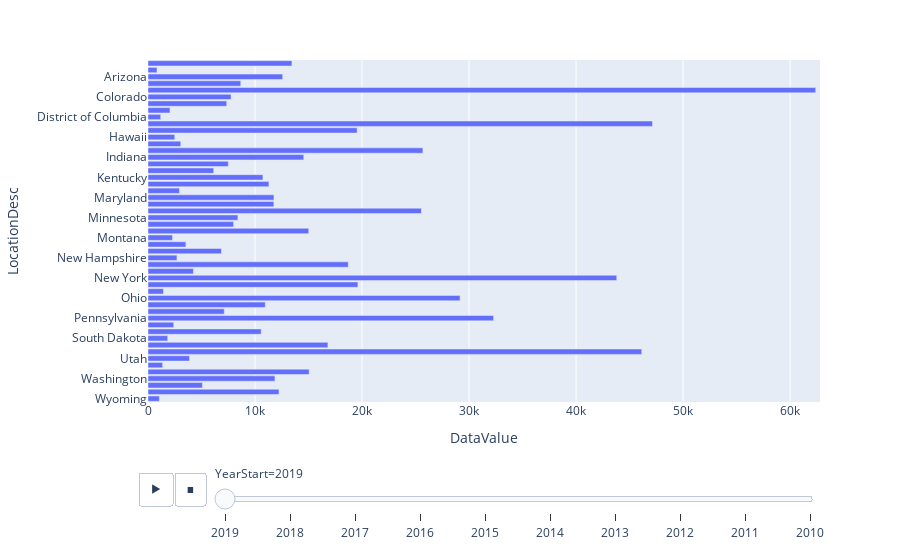

Notebook code cell kept with this figure:
### Code cell
dfi = df[df['Question']=='Mortality from diseases of the heart'].copy() 

px.bar(dfi, x='DataValue', y='LocationDesc', animation_frame='YearStart', animation_group='LocationDesc', orientation='h', range_x=[0, dfi['DataValue'].max()])

### Figure 1 — Plotly figure (JSON) as saved in the notebook; plotly's stock layout.template omitted (floating-point values rounded to 4 significant figures)
{"data": [{"alignmentgroup": "True", "hovertemplate": "YearStart=2019<br>DataValue=%{x}<br>LocationDesc=%{y}<extra></extra>", "ids": ["Wyoming", "Wisconsin", "West Virginia", "Washington", "Virginia", "Vermont", "Utah", "Texas", "Tennessee", "South Dakota", "South Carolina", "Rhode Island", "Pennsylvania", "Oregon", "Oklahoma", "Ohio", "North Dakota", "North Carolina", "New York", "New Mexico", "New Jersey", "New Hampshire", "Nevada", "Nebraska", "Montana", "Missouri", "Mississippi", "Minnesota", "Michigan", "Massachusetts", "Maryland", "Maine", "Louisiana", "Kentucky", "Kansas", "Iowa", "Indiana", "Illinois", "Idaho", "Hawaii", "Georgia", "Florida", "District of Columbia", "Delaware", "Connecticut", "Colorado", "California", "Arkansas", "Arizona", "Alaska", "Alabama"], "legendgroup": "", "marker": {"color": "#636efa", "pattern": {"shape": ""}}, "name": "", "offsetgroup": "", "orientation": "h", "showlegend": false, "textposition": "auto", "type": "bar", "x": [1067, 12241, 5087, 11862, 15062, 1368, 3882, 46139, 16814, 1840, 10579, 2404, 32299, 7128, 10960, 29160, 1448, 19617, 43806, 4245, 18716, 2707, 6864, 3540, 2290, 15018, 7997, 8401, 25547, 11761, 11770, 2940, 11302, 10742, 6140, 7505, 14555, 25690, 3061, 2503, 19543, 47144, 1187, 2053, 7354, 7762, 62394, 8669, 12587, 843, 13448], "xaxis": "x", "y": ["Wyoming", "Wisconsin", "West Virginia", "Washington", "Virginia", "Vermont", "Utah", "Texas", "Tennessee", "South Dakota", "South Carolina", "Rhode Island", "Pennsylvania", "Oregon", "Oklahoma", "Ohio", "North Dakota", "North Carolina", "New York", "New Mexico", "New Jersey", "New Hampshire", "Nevada", "Nebraska", "Montana", "Missouri", "Mississippi", "Minnesota", "Michigan", "Massachusetts", "Maryland", "Maine", "Louisiana", "Kentucky", "Kansas", "Iowa", "Indiana", "Illinois", "Idaho", "Hawaii", "Georgia", "Florida", "District of Columbia", "Delaware", "Connecticut", "Colorado", "California", "Arkansas", "Arizona", "Alaska", "Alabama"], "yaxis": "y"}], "layout": {"barmode": "relative", "legend": {"tracegroupgap": 0}, "margin": {"t": 60}, "sliders": [{"active": 0, "currentvalue": {"prefix": "YearStart="}, "len": 0.9, "pad": {"b": 10, "t": 60}, "steps": [{"args": [["2019"], {"frame": {"duration": 0, "redraw": true}, "fromcurrent": true, "mode": "immediate", "transition": {"duration": 0, "easing": "linear"}}], "label": "2019", "method": "animate"}, {"args": [["2018"], {"frame": {"duration": 0, "redraw": true}, "fromcurrent": true, "mode": "immediate", "transition": {"duration": 0, "easing": "linear"}}], "label": "2018", "method": "animate"}, {"args": [["2017"], {"frame": {"duration": 0, "redraw": true}, "fromcurrent": true, "mode": "immediate", "transition": {"duration": 0, "easing": "linear"}}], "label": "2017", "method": "animate"}, {"args": [["2016"], {"frame": {"duration": 0, "redraw": true}, "fromcurrent": true, "mode": "immediate", "transition": {"duration": 0, "easing": "linear"}}], "label": "2016", "method": "animate"}, {"args": [["2015"], {"frame": {"duration": 0, "redraw": true}, "fromcurrent": true, "mode": "immediate", "transition": {"duration": 0, "easing": "linear"}}], "label": "2015", "method": "animate"}, {"args": [["2014"], {"frame": {"duration": 0, "redraw": true}, "fromcurrent": true, "mode": "immediate", "transition": {"duration": 0, "easing": "linear"}}], "label": "2014", "method": "animate"}, {"args": [["2013"], {"frame": {"duration": 0, "redraw": true}, "fromcurrent": true, "mode": "immediate", "transition": {"duration": 0, "easing": "linear"}}], "label": "2013", "method": "animate"}, {"args": [["2012"], {"frame": {"duration": 0, "redraw": true}, "fromcurrent": true, "mode": "immediate", "transition": {"duration": 0, "easing": "linear"}}], "label": "2012", "method": "animate"}, {"args": [["2011"], {"frame": {"duration": 0, "redraw": true}, "fromcurrent": true, "mode": "immediate", "transition": {"duration": 0, "easing": "linear"}}], "label": "2011", "method": "animate"}, {"args": [["2010"], {"frame": {"duration": 0, "redraw": true}, "fromcurrent": true, "mode": "immediate", "transition": {"duration": 0, "easing": "linear"}}], "label": "2010", "method": "animate"}], "x": 0.1, "xanchor": "left", "y": 0, "yanchor": "top"}], "updatemenus": [{"buttons": [{"args": [null, {"frame": {"duration": 500, "redraw": true}, "fromcurrent": true, "mode": "immediate", "transition": {"duration": 500, "easing": "linear"}}], "label": "&#9654;", "method": "animate"}, {"args": [[null], {"frame": {"duration": 0, "redraw": true}, "fromcurrent": true, "mode": "immediate", "transition": {"duration": 0, "easing": "linear"}}], "label": "&#9724;", "method": "animate"}], "direction": "left", "pad": {"r": 10, "t": 70}, "showactive": false, "type": "buttons", "x": 0.1, "xanchor": "right", "y": 0, "yanchor": "top"}], "xaxis": {"anchor": "y", "domain": [0, 1], "range": [0, 62797], "title": {"text": "DataValue"}}, "yaxis": {"anchor": "x", "domain": [0, 1], "title": {"text": "LocationDesc"}}}}
